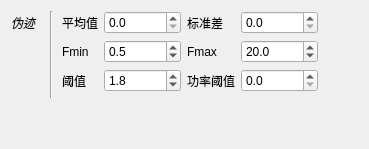
                     <widget class="QWidget" name="_artifact_page">
                      <layout class="QVBoxLayout" name="verticalLayout_16" stretch="0">
                       <item>
                        <layout class="QVBoxLayout" name="verticalLayout_12">
                         <item>
                          <layout class="QGridLayout" name="gridLayout_27">
                           <item row="0" column="0">
                            <widget class="QLabel" name="label_79">
                             <property name="font">
                              <font>
                               <italic>true</italic>
                               <stylestrategy>PreferDefault</stylestrategy>
                               <kerning>true</kerning>
                              </font>
                             </property>
                             <property name="layoutDirection">
                              <enum>Qt::LeftToRight</enum>
                             </property>
                             <property name="text">
                              <string>伪迹</string>
                             </property>
                            </widget>
                           </item>
                           <item row="0" column="1" rowspan="4">
                            <widget class="Line" name="line_16">
                             <property name="minimumSize">
                              <size>
                               <width>10</width>
                               <height>0</height>
                              </size>
                             </property>
                             <property name="orientation">
                              <enum>Qt::Vertical</enum>
                             </property>
                            </widget>
                           </item>
                           <item row="0" column="2">
                            <widget class="QLabel" name="label_34">
                             <property name="text">
                              <string>平均值</string>
                             </property>
                            </widget>
                           </item>
                           <item row="0" column="3">
                            <widget class="QDoubleSpinBox" name="_ToolArtifactMean">
                             <property name="enabled">
                              <bool>true</bool>
                             </property>
                             <property name="toolTip">
                              <string>High-pass cutoff frequency</string>
                             </property>
                             <property name="wrapping">
                              <bool>false</bool>
                             </property>
                             <property name="readOnly">
                              <bool>false</bool>
                             </property>
                             <property name="accelerated">
                              <bool>false</bool>
                             </property>
                             <property name="showGroupSeparator" stdset="0">
                              <bool>false</bool>
                             </property>
                             <property name="decimals">
                              <number>1</number>
                             </property>
                             <property name="maximum">
                              <double>1000000000.000000000000000</double>
                             </property>
                             <property name="value">
                              <double>0.000000000000000</double>
                             </property>
                            </widget>
                           </item>
                           <item row="0" column="4">
                            <widget class="QLabel" name="label_44">
                             <property name="text">
                              <string>标准差</string>
                             </property>
                            </widget>
                           </item>
                           <item row="1" column="2">
                            <widget class="QLabel" name="label_45">
                             <property name="text">
                              <string>Fmin</string>
                             </property>
                            </widget>
                           </item>
                           <item row="1" column="3">
                            <widget class="QDoubleSpinBox" name="_ToolArtifactFmin">
                             <property name="toolTip">
                              <string>&lt;html&gt;&lt;head/&gt;&lt;body&gt;&lt;p&gt;Maximum spindle's duration&lt;/p&gt;&lt;/body&gt;&lt;/html&gt;</string>
                             </property>
                             <property name="decimals">
                              <number>1</number>
                             </property>
                             <property name="maximum">
                              <double>10000.000000000000000</double>
                             </property>
                             <property name="value">
                              <double>0.500000000000000</double>
                             </property>
                            </widget>
                           </item>
                           <item row="1" column="4">
                            <widget class="QLabel" name="label_33">
                             <property name="text">
                              <string>Fmax</string>
                             </property>
                            </widget>
                           </item>
                           <item row="1" column="7">
                            <spacer name="horizontalSpacer_50">
                             <property name="orientation">
                              <enum>Qt::Horizontal</enum>
                             </property>
                             <property name="sizeHint" stdset="0">
                              <size>
                               <width>40</width>
                               <height>20</height>
                              </size>
                             </property>
                            </spacer>
                           </item>
                           <item row="2" column="2">
                            <widget class="QLabel" name="label_43">
                             <property name="text">
                              <string>阈值</string>
                             </property>
                            </widget>
                           </item>
                           <item row="2" column="3">
                            <widget class="QDoubleSpinBox" name="_ToolArtifactTh">
                             <property name="toolTip">
                              <string>&lt;html&gt;&lt;head/&gt;&lt;body&gt;&lt;p&gt;Look for signals having an amplitude 'Threshold' times superior to the deviation of the filtered signal amplitude&lt;/p&gt;&lt;/body&gt;&lt;/html&gt;</string>
                             </property>
                             <property name="decimals">
                              <number>1</number>
                             </property>
                             <property name="value">
                              <double>1.800000000000000</double>
                             </property>
                            </widget>
                           </item>
                           <item row="2" column="6">
                            <widget class="QDoubleSpinBox" name="_ToolArtifactPowerTh">
                             <property name="enabled">
                              <bool>true</bool>
                             </property>
                             <property name="toolTip">
                              <string>&lt;html&gt;&lt;head/&gt;&lt;body&gt;&lt;p&gt;Minimum spindle's duration&lt;/p&gt;&lt;/body&gt;&lt;/html&gt;</string>
                             </property>
                             <property name="decimals">
                              <number>1</number>
                             </property>
                             <property name="maximum">
                              <double>1000000000.000000000000000</double>
                             </property>
                             <property name="value">
                              <double>0.000000000000000</double>
                             </property>
                            </widget>
                           </item>
                           <item row="2" column="4">
                            <widget class="QLabel" name="label_23">
                             <property name="text">
                              <string>功率阈值</string>
                             </property>
                            </widget>
                           </item>
                           <item row="1" column="6">
                            <widget class="QDoubleSpinBox" name="_ToolArtifactFmax">
                             <property name="toolTip">
                              <string>&lt;html&gt;&lt;head/&gt;&lt;body&gt;&lt;p&gt;Maximum spindle's duration&lt;/p&gt;&lt;/body&gt;&lt;/html&gt;</string>
                             </property>
                             <property name="decimals">
                              <number>1</number>
                             </property>
                             <property name="maximum">
                              <double>10000.000000000000000</double>
                             </property>
                             <property name="value">
                              <double>20.000000000000000</double>
                             </property>
                            </widget>
                           </item>
                           <item row="0" column="6">
                            <widget class="QDoubleSpinBox" name="_ToolArtifactStd">
                             <property name="enabled">
                              <bool>true</bool>
                             </property>
                             <property name="toolTip">
                              <string>Low-pass cutoff frequency</string>
                             </property>
                             <property name="decimals">
                              <number>1</number>
                             </property>
                             <property name="maximum">
                              <double>1000000000.000000000000000</double>
                             </property>
                             <property name="value">
                              <double>0.000000000000000</double>
                             </property>
                            </widget>
                           </item>
                          </layout>
                         </item>
                         <item>
                          <spacer name="verticalSpacer_18">
                           <property name="orientation">
                            <enum>Qt::Vertical</enum>
                           </property>
                           <property name="sizeHint" stdset="0">
                            <size>
                             <width>20</width>
                             <height>40</height>
                            </size>
                           </property>
                          </spacer>
                         </item>
                        </layout>
                       </item>
                      </layout>
                     </widget>
